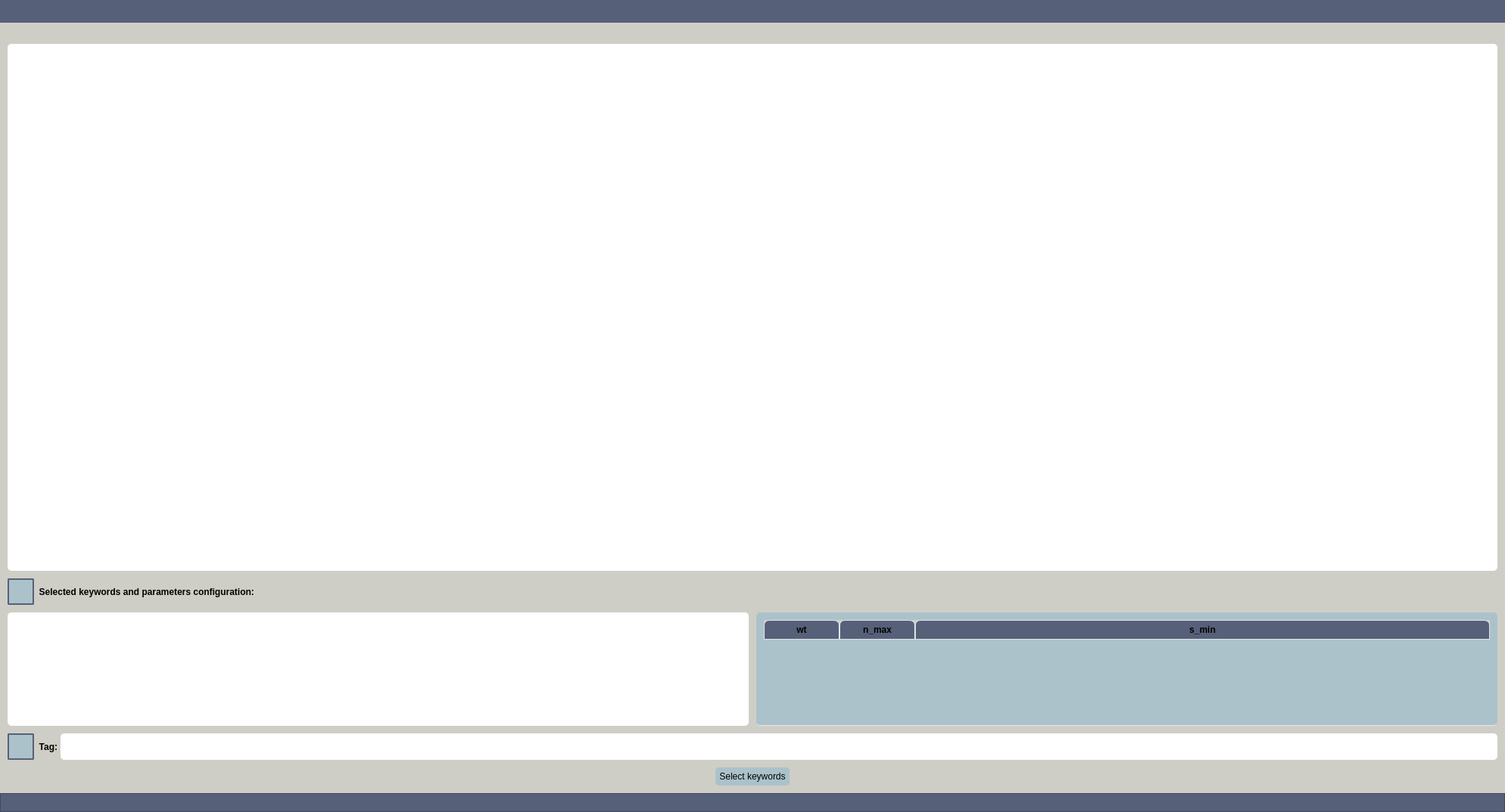
<?xml version="1.0" encoding="UTF-8"?>
<ui version="4.0">
 <class>Dialog</class>
 <widget class="QDialog" name="Dialog">
  <property name="windowModality">
   <enum>Qt::ApplicationModal</enum>
  </property>
  <property name="geometry">
   <rect>
    <x>0</x>
    <y>0</y>
    <width>1990</width>
    <height>1074</height>
   </rect>
  </property>
  <property name="sizePolicy">
   <sizepolicy hsizetype="Expanding" vsizetype="Expanding">
    <horstretch>0</horstretch>
    <verstretch>0</verstretch>
   </sizepolicy>
  </property>
  <property name="windowTitle">
   <string>MusicalSpoon</string>
  </property>
  <property name="styleSheet">
   <string notr="true">background-color: #CFCEC6;</string>
  </property>
  <layout class="QVBoxLayout" name="verticalLayout_3">
   <property name="spacing">
    <number>0</number>
   </property>
   <property name="leftMargin">
    <number>0</number>
   </property>
   <property name="topMargin">
    <number>0</number>
   </property>
   <property name="rightMargin">
    <number>0</number>
   </property>
   <property name="bottomMargin">
    <number>0</number>
   </property>
   <item>
    <layout class="QVBoxLayout" name="verticalLayout_2">
     <item>
      <widget class="QFrame" name="frame_top_btns">
       <property name="sizePolicy">
        <sizepolicy hsizetype="Preferred" vsizetype="Maximum">
         <horstretch>0</horstretch>
         <verstretch>0</verstretch>
        </sizepolicy>
       </property>
       <property name="minimumSize">
        <size>
         <width>0</width>
         <height>30</height>
        </size>
       </property>
       <property name="maximumSize">
        <size>
         <width>16777215</width>
         <height>60</height>
        </size>
       </property>
       <property name="styleSheet">
        <string notr="true">background-color: #576079;</string>
       </property>
       <property name="frameShape">
        <enum>QFrame::NoFrame</enum>
       </property>
       <property name="frameShadow">
        <enum>QFrame::Raised</enum>
       </property>
      </widget>
     </item>
     <item>
      <layout class="QHBoxLayout" name="horizontalLayout_6">
       <item>
        <widget class="QFrame" name="frame_3">
         <property name="sizePolicy">
          <sizepolicy hsizetype="Fixed" vsizetype="Preferred">
           <horstretch>0</horstretch>
           <verstretch>0</verstretch>
          </sizepolicy>
         </property>
         <property name="minimumSize">
          <size>
           <width>10</width>
           <height>0</height>
          </size>
         </property>
         <property name="maximumSize">
          <size>
           <width>10</width>
           <height>16777215</height>
          </size>
         </property>
         <property name="styleSheet">
          <string notr="true">QFrame { 
  background-color: #CFCEC6;
  border: 5px solid #CFCEC6
} 
</string>
         </property>
         <property name="frameShape">
          <enum>QFrame::StyledPanel</enum>
         </property>
         <property name="frameShadow">
          <enum>QFrame::Raised</enum>
         </property>
        </widget>
       </item>
       <item>
        <layout class="QVBoxLayout" name="verticalLayout">
         <item>
          <widget class="QFrame" name="frame_4">
           <property name="sizePolicy">
            <sizepolicy hsizetype="Expanding" vsizetype="Preferred">
             <horstretch>0</horstretch>
             <verstretch>0</verstretch>
            </sizepolicy>
           </property>
           <property name="minimumSize">
            <size>
             <width>0</width>
             <height>20</height>
            </size>
           </property>
           <property name="styleSheet">
            <string notr="true">QFrame { 
  background-color: #CFCEC6;
  border: 5px solid #CFCEC6
} 
</string>
           </property>
           <property name="frameShape">
            <enum>QFrame::StyledPanel</enum>
           </property>
           <property name="frameShadow">
            <enum>QFrame::Raised</enum>
           </property>
           <layout class="QHBoxLayout" name="horizontalLayout_5"/>
          </widget>
         </item>
         <item>
          <widget class="QTextEdit" name="text_edit_show_keywords">
           <property name="minimumSize">
            <size>
             <width>0</width>
             <height>150</height>
            </size>
           </property>
           <property name="styleSheet">
            <string notr="true">QTextEdit {	
	background-color: #FFFFFF;
	border-radius: 5px;
	gridline-color: #FFFFFF;
	border-bottom: 1px solid #FFFFFF;
}

 QScrollBar:vertical {
	border: none;
    background: #ABC2CB;
    width: 14px;
    margin: 21px 0 21px 0;
	border-radius: 0px;
 }</string>
           </property>
           <property name="readOnly">
            <bool>true</bool>
           </property>
          </widget>
         </item>
         <item>
          <widget class="QFrame" name="frame_5">
           <property name="sizePolicy">
            <sizepolicy hsizetype="Expanding" vsizetype="Preferred">
             <horstretch>0</horstretch>
             <verstretch>0</verstretch>
            </sizepolicy>
           </property>
           <property name="minimumSize">
            <size>
             <width>0</width>
             <height>10</height>
            </size>
           </property>
           <property name="maximumSize">
            <size>
             <width>16777215</width>
             <height>10</height>
            </size>
           </property>
           <property name="styleSheet">
            <string notr="true">QFrame { 
  background-color: #CFCEC6;
  border: 5px solid #CFCEC6
} 
</string>
           </property>
           <property name="frameShape">
            <enum>QFrame::StyledPanel</enum>
           </property>
           <property name="frameShadow">
            <enum>QFrame::Raised</enum>
           </property>
           <layout class="QHBoxLayout" name="horizontalLayout_9"/>
          </widget>
         </item>
         <item>
          <layout class="QHBoxLayout" name="horizontalLayout_3">
           <item>
            <widget class="QPushButton" name="info_button_selected_keywords">
             <property name="sizePolicy">
              <sizepolicy hsizetype="Fixed" vsizetype="Fixed">
               <horstretch>0</horstretch>
               <verstretch>0</verstretch>
              </sizepolicy>
             </property>
             <property name="minimumSize">
              <size>
               <width>35</width>
               <height>35</height>
              </size>
             </property>
             <property name="maximumSize">
              <size>
               <width>35</width>
               <height>35</height>
              </size>
             </property>
             <property name="styleSheet">
              <string notr="true">QPushButton {
	border: 2px solid #ABC2CB;
	border-radius: 2px;	
	background-color: #ABC2CB;
	border-color:#576079;
}
QPushButton:hover {
	background-color: #ABC2CB;
	border: 2px solid #ABC2CB;
}
QPushButton:pressed {	
	background-color: #ABC2CB;
	border: 2px solid #ABC2CB;
}

QToolTip {	
	background-color: #ABC2CB;
	border: 2px solid #ABC2CB;
}</string>
             </property>
             <property name="text">
              <string/>
             </property>
            </widget>
           </item>
           <item>
            <widget class="QLabel" name="label_selected_keywords">
             <property name="minimumSize">
              <size>
               <width>120</width>
               <height>0</height>
              </size>
             </property>
             <property name="maximumSize">
              <size>
               <width>16777215</width>
               <height>35</height>
              </size>
             </property>
             <property name="font">
              <font>
               <weight>75</weight>
               <bold>true</bold>
              </font>
             </property>
             <property name="text">
              <string>  Selected keywords and parameters configuration:</string>
             </property>
            </widget>
           </item>
          </layout>
         </item>
         <item>
          <widget class="QFrame" name="frame_7">
           <property name="sizePolicy">
            <sizepolicy hsizetype="Expanding" vsizetype="Preferred">
             <horstretch>0</horstretch>
             <verstretch>0</verstretch>
            </sizepolicy>
           </property>
           <property name="minimumSize">
            <size>
             <width>0</width>
             <height>10</height>
            </size>
           </property>
           <property name="maximumSize">
            <size>
             <width>16777215</width>
             <height>10</height>
            </size>
           </property>
           <property name="styleSheet">
            <string notr="true">QFrame { 
  background-color: #CFCEC6;
  border: 5px solid #CFCEC6
} 
</string>
           </property>
           <property name="frameShape">
            <enum>QFrame::StyledPanel</enum>
           </property>
           <property name="frameShadow">
            <enum>QFrame::Raised</enum>
           </property>
           <layout class="QHBoxLayout" name="horizontalLayout_10"/>
          </widget>
         </item>
         <item>
          <layout class="QHBoxLayout" name="horizontalLayout_2">
           <item>
            <widget class="QTextEdit" name="text_edit_get_keywords">
             <property name="maximumSize">
              <size>
               <width>16777215</width>
               <height>150</height>
              </size>
             </property>
             <property name="styleSheet">
              <string notr="true">QTextEdit {	
	background-color: #FFFFFF;
	border-radius: 5px;
	gridline-color: #FFFFFF;
	border-bottom: 1px solid #FFFFFF;
}

 QScrollBar:vertical {
	border: none;
    background: #ABC2CB;
    width: 14px;
    margin: 21px 0 21px 0;
	border-radius: 0px;
 }</string>
             </property>
             <property name="readOnly">
              <bool>false</bool>
             </property>
            </widget>
           </item>
           <item>
            <widget class="QFrame" name="frame_6">
             <property name="sizePolicy">
              <sizepolicy hsizetype="Fixed" vsizetype="Preferred">
               <horstretch>0</horstretch>
               <verstretch>0</verstretch>
              </sizepolicy>
             </property>
             <property name="minimumSize">
              <size>
               <width>10</width>
               <height>0</height>
              </size>
             </property>
             <property name="maximumSize">
              <size>
               <width>10</width>
               <height>300</height>
              </size>
             </property>
             <property name="styleSheet">
              <string notr="true">QFrame { 
  background-color: #CFCEC6;
  border: 5px solid #CFCEC6
} 
</string>
             </property>
             <property name="frameShape">
              <enum>QFrame::StyledPanel</enum>
             </property>
             <property name="frameShadow">
              <enum>QFrame::Raised</enum>
             </property>
            </widget>
           </item>
           <item>
            <widget class="QTableWidget" name="table_params">
             <property name="maximumSize">
              <size>
               <width>16777215</width>
               <height>150</height>
              </size>
             </property>
             <property name="styleSheet">
              <string notr="true">QTableWidget {	
	background-color: #ABC2CB;
	padding: 10px;
	border-radius: 5px;
	gridline-color: #DFE6ED;
	border-bottom: 1px solid #DFE6ED;
}
QTableWidget::item{
	border-color: #DFE6ED;
	padding-left: 5px;
	padding-right: 5px;
	gridline-color: #DFE6ED;
}
QTableWidget::item:selected{
	background-color: #C7CDDA;
}
QScrollBar:horizontal {
    border: none;
    background: #A3A8AD;
    height: 14px;
    margin: 0px 21px 0 21px;
	border-radius: 0px;
}
 QScrollBar:vertical {
	border: none;
    background: #A3A8AD;
    width: 14px;
    margin: 21px 0 21px 0;
	border-radius: 0px;
 }
QHeaderView::section{
	Background-color: #576079;
	max-width: 30px;
	border: 1px solid #576079;
	border-style: none;
    border-bottom: 1px solid #576079;
    border-right: 1px solid #576079;
}
QTableWidget::horizontalHeader {	
	background-color: #576079;
}
QHeaderView::section:horizontal
{
    border: 1px solid #DFE6ED;
	background-color: #576079;
	padding: 3px;
	border-top-left-radius: 7px;
    border-top-right-radius: 7px;
}
QHeaderView::section:vertical
{
    border: 1px solid #576079;
}

QToolTip {	
	background-color: #ABC2CB;
	border: 2px solid #ABC2CB;
}</string>
             </property>
             <property name="editTriggers">
              <set>QAbstractItemView::NoEditTriggers</set>
             </property>
             <attribute name="horizontalHeaderStretchLastSection">
              <bool>true</bool>
             </attribute>
             <attribute name="verticalHeaderVisible">
              <bool>false</bool>
             </attribute>
             <column>
              <property name="text">
               <string>wt</string>
              </property>
              <property name="font">
               <font>
                <weight>75</weight>
                <bold>true</bold>
               </font>
              </property>
             </column>
             <column>
              <property name="text">
               <string>n_max</string>
              </property>
              <property name="font">
               <font>
                <weight>75</weight>
                <bold>true</bold>
               </font>
              </property>
             </column>
             <column>
              <property name="text">
               <string>s_min</string>
              </property>
              <property name="font">
               <font>
                <weight>75</weight>
                <bold>true</bold>
               </font>
              </property>
             </column>
            </widget>
           </item>
          </layout>
         </item>
         <item>
          <widget class="QFrame" name="frame_8">
           <property name="sizePolicy">
            <sizepolicy hsizetype="Expanding" vsizetype="Preferred">
             <horstretch>0</horstretch>
             <verstretch>0</verstretch>
            </sizepolicy>
           </property>
           <property name="minimumSize">
            <size>
             <width>0</width>
             <height>10</height>
            </size>
           </property>
           <property name="maximumSize">
            <size>
             <width>16777215</width>
             <height>10</height>
            </size>
           </property>
           <property name="styleSheet">
            <string notr="true">QFrame { 
  background-color: #CFCEC6;
  border: 5px solid #CFCEC6
} 
</string>
           </property>
           <property name="frameShape">
            <enum>QFrame::StyledPanel</enum>
           </property>
           <property name="frameShadow">
            <enum>QFrame::Raised</enum>
           </property>
           <layout class="QHBoxLayout" name="horizontalLayout_13"/>
          </widget>
         </item>
         <item>
          <layout class="QHBoxLayout" name="horizontalLayout_7">
           <item>
            <widget class="QPushButton" name="info_button_selected_tag">
             <property name="sizePolicy">
              <sizepolicy hsizetype="Fixed" vsizetype="Fixed">
               <horstretch>0</horstretch>
               <verstretch>0</verstretch>
              </sizepolicy>
             </property>
             <property name="minimumSize">
              <size>
               <width>35</width>
               <height>35</height>
              </size>
             </property>
             <property name="maximumSize">
              <size>
               <width>35</width>
               <height>35</height>
              </size>
             </property>
             <property name="styleSheet">
              <string notr="true">QPushButton {
	border: 2px solid #ABC2CB;
	border-radius: 2px;	
	background-color: #ABC2CB;
	border-color:#576079;
}
QPushButton:hover {
	background-color: #ABC2CB;
	border: 2px solid #ABC2CB;
}
QPushButton:pressed {	
	background-color: #ABC2CB;
	border: 2px solid #ABC2CB;
}

QToolTip {	
	background-color: #ABC2CB;
	border: 2px solid #ABC2CB;
}</string>
             </property>
             <property name="text">
              <string/>
             </property>
            </widget>
           </item>
           <item>
            <widget class="QLabel" name="label_selected_tag">
             <property name="maximumSize">
              <size>
               <width>230</width>
               <height>35</height>
              </size>
             </property>
             <property name="font">
              <font>
               <weight>75</weight>
               <bold>true</bold>
              </font>
             </property>
             <property name="text">
              <string>  Tag: </string>
             </property>
            </widget>
           </item>
           <item>
            <widget class="QLineEdit" name="line_edit_get_tag">
             <property name="sizePolicy">
              <sizepolicy hsizetype="Expanding" vsizetype="Preferred">
               <horstretch>0</horstretch>
               <verstretch>0</verstretch>
              </sizepolicy>
             </property>
             <property name="minimumSize">
              <size>
               <width>0</width>
               <height>35</height>
              </size>
             </property>
             <property name="styleSheet">
              <string notr="true">QLineEdit {	
	background-color: #FFFFFF;
	border-radius: 5px;
	gridline-color: #FFFFFF;
	border-bottom: 1px solid #FFFFFF;
}</string>
             </property>
            </widget>
           </item>
          </layout>
         </item>
         <item>
          <widget class="QFrame" name="frame_9">
           <property name="sizePolicy">
            <sizepolicy hsizetype="Expanding" vsizetype="Preferred">
             <horstretch>0</horstretch>
             <verstretch>0</verstretch>
            </sizepolicy>
           </property>
           <property name="minimumSize">
            <size>
             <width>0</width>
             <height>10</height>
            </size>
           </property>
           <property name="maximumSize">
            <size>
             <width>16777215</width>
             <height>10</height>
            </size>
           </property>
           <property name="styleSheet">
            <string notr="true">QFrame { 
  background-color: #CFCEC6;
  border: 5px solid #CFCEC6
} 
</string>
           </property>
           <property name="frameShape">
            <enum>QFrame::StyledPanel</enum>
           </property>
           <property name="frameShadow">
            <enum>QFrame::Raised</enum>
           </property>
           <layout class="QHBoxLayout" name="horizontalLayout_14"/>
          </widget>
         </item>
         <item>
          <layout class="QHBoxLayout" name="horizontalLayout">
           <item>
            <spacer name="horizontalSpacer">
             <property name="orientation">
              <enum>Qt::Horizontal</enum>
             </property>
             <property name="sizeHint" stdset="0">
              <size>
               <width>40</width>
               <height>20</height>
              </size>
             </property>
            </spacer>
           </item>
           <item>
            <widget class="QPushButton" name="get_labels_push_button">
             <property name="maximumSize">
              <size>
               <width>16777215</width>
               <height>16777215</height>
              </size>
             </property>
             <property name="styleSheet">
              <string notr="true">QPushButton {
	border: 5px solid #ABC2CB;
	border-radius: 5px;	
	background-color: #ABC2CB;
}
QPushButton:hover {
	background-color: #ABC2CB;
	border: 2px solid #ABC2CB;
}
QPushButton:pressed {	
	background-color: #ABC2CB;
	border: 2px solid #ABC2CB;
}</string>
             </property>
             <property name="text">
              <string>Select keywords</string>
             </property>
            </widget>
           </item>
           <item>
            <spacer name="horizontalSpacer_2">
             <property name="orientation">
              <enum>Qt::Horizontal</enum>
             </property>
             <property name="sizeHint" stdset="0">
              <size>
               <width>40</width>
               <height>20</height>
              </size>
             </property>
            </spacer>
           </item>
          </layout>
         </item>
         <item>
          <widget class="QFrame" name="frame_10">
           <property name="sizePolicy">
            <sizepolicy hsizetype="Expanding" vsizetype="Preferred">
             <horstretch>0</horstretch>
             <verstretch>0</verstretch>
            </sizepolicy>
           </property>
           <property name="minimumSize">
            <size>
             <width>0</width>
             <height>10</height>
            </size>
           </property>
           <property name="maximumSize">
            <size>
             <width>16777215</width>
             <height>10</height>
            </size>
           </property>
           <property name="styleSheet">
            <string notr="true">QFrame { 
  background-color: #CFCEC6;
  border: 5px solid #CFCEC6
} 
</string>
           </property>
           <property name="frameShape">
            <enum>QFrame::StyledPanel</enum>
           </property>
           <property name="frameShadow">
            <enum>QFrame::Raised</enum>
           </property>
           <layout class="QHBoxLayout" name="horizontalLayout_15"/>
          </widget>
         </item>
        </layout>
       </item>
       <item>
        <widget class="QFrame" name="frame_2">
         <property name="sizePolicy">
          <sizepolicy hsizetype="Fixed" vsizetype="Preferred">
           <horstretch>0</horstretch>
           <verstretch>0</verstretch>
          </sizepolicy>
         </property>
         <property name="minimumSize">
          <size>
           <width>10</width>
           <height>0</height>
          </size>
         </property>
         <property name="maximumSize">
          <size>
           <width>10</width>
           <height>16777215</height>
          </size>
         </property>
         <property name="styleSheet">
          <string notr="true">QFrame { 
  background-color: #CFCEC6;
  border: 5px solid #CFCEC6
} 
</string>
         </property>
         <property name="frameShape">
          <enum>QFrame::StyledPanel</enum>
         </property>
         <property name="frameShadow">
          <enum>QFrame::Raised</enum>
         </property>
        </widget>
       </item>
      </layout>
     </item>
     <item>
      <widget class="QFrame" name="frame">
       <property name="sizePolicy">
        <sizepolicy hsizetype="Preferred" vsizetype="Fixed">
         <horstretch>0</horstretch>
         <verstretch>0</verstretch>
        </sizepolicy>
       </property>
       <property name="minimumSize">
        <size>
         <width>60</width>
         <height>25</height>
        </size>
       </property>
       <property name="styleSheet">
        <string notr="true">background-color: #576079;</string>
       </property>
       <property name="frameShape">
        <enum>QFrame::StyledPanel</enum>
       </property>
       <property name="frameShadow">
        <enum>QFrame::Raised</enum>
       </property>
       <layout class="QHBoxLayout" name="horizontalLayout_4">
        <property name="topMargin">
         <number>3</number>
        </property>
        <property name="bottomMargin">
         <number>3</number>
        </property>
       </layout>
      </widget>
     </item>
    </layout>
   </item>
  </layout>
 </widget>
 <resources/>
 <connections/>
</ui>
